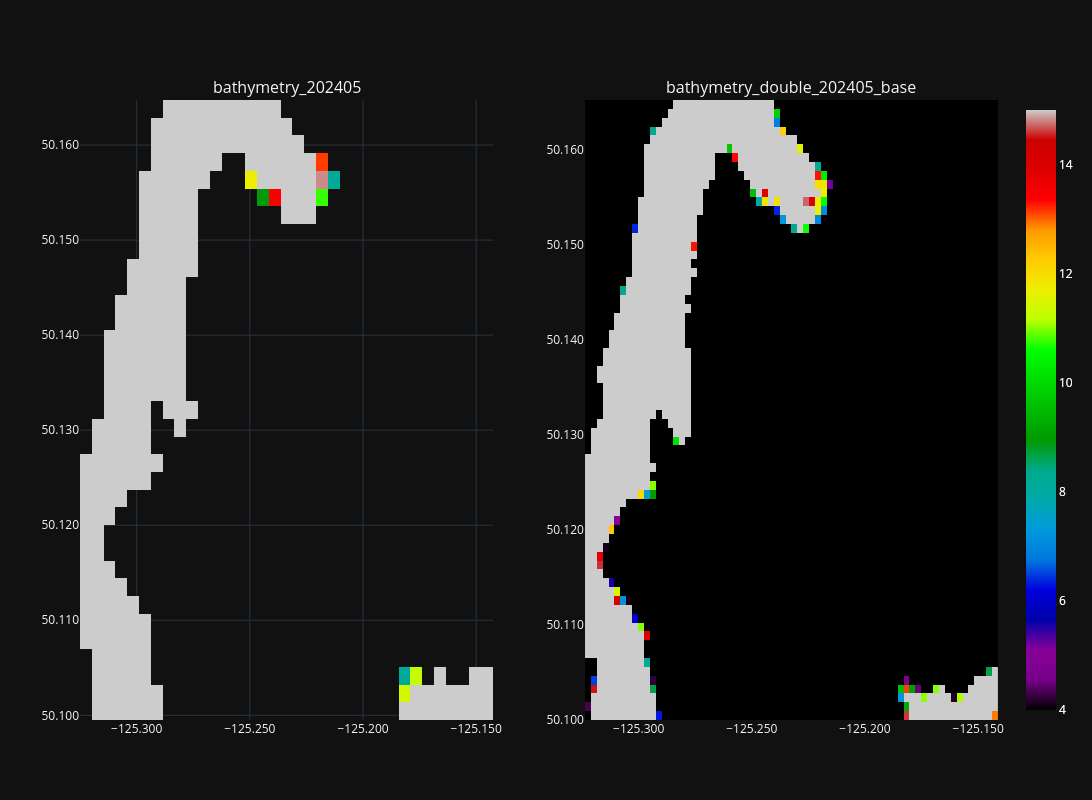

Notebook cell for this chart:
### Markdown cell above
### Tile 25, 4 - Quadra Island

### Code cell
fig = plotly_tile(tile_x_min_max[4], y_slices, bathy_ds, dbl_bathy_base_ds)
fig.show()

### Figure 1 — Plotly figure (JSON) as saved in the notebook; plotly's stock layout.template omitted (floating-point values rounded to 4 significant figures; data arrays with more than 128 entries replaced by an {"elided": "..."} marker saying what was removed)
{"data": [{"colorscale": [[0.0, "rgb(0, 0, 0)"], [0.05, "rgb(119, 0, 136)"], [0.1, "rgb(136, 0, 153)"], [0.15, "rgb(0, 0, 170)"], [0.2, "rgb(0, 0, 221)"], [0.25, "rgb(0, 119, 221)"], [0.3, "rgb(0, 153, 221)"], [0.35, "rgb(0, 170, 170)"], [0.4, "rgb(0, 170, 136)"], [0.45, "rgb(0, 153, 0)"], [0.5, "rgb(0, 187, 0)"], [0.55, "rgb(0, 221, 0)"], [0.6, "rgb(0, 255, 0)"], [0.65, "rgb(187, 255, 0)"], [0.7, "rgb(238, 238, 0)"], [0.75, "rgb(255, 204, 0)"], [0.8, "rgb(255, 153, 0)"], [0.85, "rgb(255, 0, 0)"], [0.9, "rgb(221, 0, 0)"], [0.95, "rgb(204, 0, 0)"], [1.0, "rgb(204, 204, 204)"]], "customdata": {"elided": "35x35x2 int values"}, "hovertemplate": "Lon: %{x:.3f}<br>Lat: %{y:.3f}<br>Depth: %{z:.2f} m<br>x, y: %{customdata}<extra></extra>", "x": [-125.3, -125.3, -125.3, -125.3, -125.3, -125.3, -125.3, -125.3, -125.3, -125.3, -125.3, -125.3, -125.3, -125.3, -125.2, -125.2, -125.2, -125.2, -125.2, -125.2, -125.2, -125.2, -125.2, -125.2, -125.2, -125.2, -125.2, -125.2, -125.2, -125.2, -125.2, -125.2, -125.2, -125.2, -125.1], "y": [50.1, 50.1, 50.1, 50.11, 50.11, 50.11, 50.11, 50.11, 50.12, 50.12, 50.12, 50.12, 50.12, 50.12, 50.13, 50.13, 50.13, 50.13, 50.13, 50.14, 50.14, 50.14, 50.14, 50.14, 50.15, 50.15, 50.15, 50.15, 50.15, 50.15, 50.16, 50.16, 50.16, 50.16, 50.16], "z": {"elided": "35x35 float values"}, "zmax": 15, "zmin": 4, "type": "heatmap", "xaxis": "x", "yaxis": "y"}, {"colorscale": [[0.0, "rgb(0, 0, 0)"], [0.05, "rgb(119, 0, 136)"], [0.1, "rgb(136, 0, 153)"], [0.15, "rgb(0, 0, 170)"], [0.2, "rgb(0, 0, 221)"], [0.25, "rgb(0, 119, 221)"], [0.3, "rgb(0, 153, 221)"], [0.35, "rgb(0, 170, 170)"], [0.4, "rgb(0, 170, 136)"], [0.45, "rgb(0, 153, 0)"], [0.5, "rgb(0, 187, 0)"], [0.55, "rgb(0, 221, 0)"], [0.6, "rgb(0, 255, 0)"], [0.65, "rgb(187, 255, 0)"], [0.7, "rgb(238, 238, 0)"], [0.75, "rgb(255, 204, 0)"], [0.8, "rgb(255, 153, 0)"], [0.85, "rgb(255, 0, 0)"], [0.9, "rgb(221, 0, 0)"], [0.95, "rgb(204, 0, 0)"], [1.0, "rgb(204, 204, 204)"]], "customdata": {"elided": "70x70x2 int values"}, "hovertemplate": "Lon: %{x:.3f}<br>Lat: %{y:.3f}<br>Depth: %{z:.2f} m<br>x, y: %{customdata}<extra></extra>", "x": [-125.3, -125.3, -125.3, -125.3, -125.3, -125.3, -125.3, -125.3, -125.3, -125.3, -125.3, -125.3, -125.3, -125.3, -125.3, -125.3, -125.3, -125.3, -125.3, -125.3, -125.3, -125.3, -125.3, -125.3, -125.3, -125.3, -125.3, -125.3, -125.2, -125.2, -125.2, -125.2, -125.2, -125.2, -125.2, -125.2, -125.2, -125.2, -125.2, -125.2, -125.2, -125.2, -125.2, -125.2, -125.2, -125.2, -125.2, -125.2, -125.2, -125.2, -125.2, -125.2, -125.2, -125.2, -125.2, -125.2, -125.2, -125.2, -125.2, -125.2, -125.2, -125.2, -125.2, -125.2, -125.2, -125.2, -125.2, -125.1, -125.1, -125.1], "y": [50.1, 50.1, 50.1, 50.1, 50.1, 50.11, 50.11, 50.11, 50.11, 50.11, 50.11, 50.11, 50.11, 50.11, 50.11, 50.11, 50.12, 50.12, 50.12, 50.12, 50.12, 50.12, 50.12, 50.12, 50.12, 50.12, 50.12, 50.13, 50.13, 50.13, 50.13, 50.13, 50.13, 50.13, 50.13, 50.13, 50.13, 50.13, 50.14, 50.14, 50.14, 50.14, 50.14, 50.14, 50.14, 50.14, 50.14, 50.14, 50.15, 50.15, 50.15, 50.15, 50.15, 50.15, 50.15, 50.15, 50.15, 50.15, 50.15, 50.16, 50.16, 50.16, 50.16, 50.16, 50.16, 50.16, 50.16, 50.16, 50.16, 50.16], "z": {"elided": "70x70 float values"}, "zmax": 15, "zmin": 4, "type": "heatmap", "xaxis": "x2", "yaxis": "y2"}], "layout": {"xaxis": {"anchor": "y", "domain": [0.0, 0.45], "tickformat": ".3f"}, "yaxis": {"anchor": "x", "domain": [0.0, 1.0], "tickformat": ".3f"}, "xaxis2": {"anchor": "y2", "domain": [0.55, 1.0], "tickformat": ".3f"}, "yaxis2": {"anchor": "x2", "domain": [0.0, 1.0], "tickformat": ".3f"}, "annotations": [{"font": {"size": 16}, "showarrow": false, "text": "bathymetry_202405", "x": 0.225, "xanchor": "center", "xref": "paper", "y": 1.0, "yanchor": "bottom", "yref": "paper"}, {"font": {"size": 16}, "showarrow": false, "text": "bathymetry_double_202405_base", "x": 0.775, "xanchor": "center", "xref": "paper", "y": 1.0, "yanchor": "bottom", "yref": "paper"}], "height": 800, "width": 1600}}
